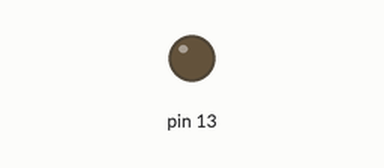
This sketch was run on a simulated Arduino Uno, built with avr-gcc and run on an emulated ATmega328P. On the bench: output pins drawn as LEDs (lit = HIGH).

Above: at 1.7 s.
At 4.91 s:
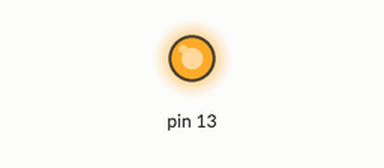
Timing chart, 0 to 5.2 s (numbered marks = the images above):
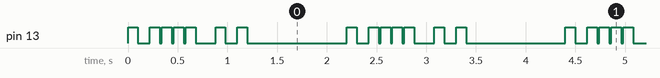

The sketch:

El_primer_programa.ino
```cpp
/**********************************************************************
*** Primer programa on el led L fa pampallugues                    ****
***                                                                ****
***                  Descripció programa                           ****
***                                                                ****
***                                          Marc de la Fuente     ****
**********************************************************************/

//*********************includes****************************************

//*********************variavles***************************************

//*********************setup*******************************************
void setup () {
  pinMode(13, OUTPUT);
 }


//*********************loop********************************************
void loop () {
  digitalWrite(13, HIGH);
  delay(100);
  digitalWrite(13, LOW);
  delay(120);
  digitalWrite(13, HIGH);
  delay(100);
  digitalWrite(13, LOW);
  delay(20);
  digitalWrite(13, HIGH);
  delay(100);
  digitalWrite(13, LOW);
  delay(20);
  digitalWrite(13, HIGH);
  delay(100);
  digitalWrite(13, LOW);
  delay(20);
  digitalWrite(13, HIGH);
  delay(100);
  digitalWrite(13, LOW);
  delay(200);
  digitalWrite(13, HIGH);
  delay(100);
  digitalWrite(13, LOW);
  delay(120);
  digitalWrite(13, HIGH);
  delay(100);
  digitalWrite(13, LOW);
  delay(1000);

 }
```

Measured:
- by itself, pin 13: repeats every 2.2 s: LOW 0.12 s, 3 × (HIGH 0.10 s, LOW 0.02 s), HIGH 0.10 s, LOW 0.20 s, HIGH 0.10 s, LOW 0.12 s, HIGH 0.10 s, LOW 1.0 s, HIGH 0.10 s
- by itself, everything shown: repeats every 2.2 s, in 10 steps
